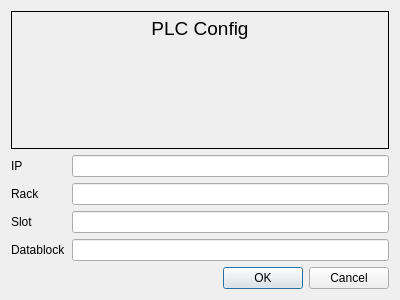
<?xml version="1.0" encoding="UTF-8"?>
<ui version="4.0">
 <class>Dialog</class>
 <widget class="QDialog" name="Dialog">
  <property name="geometry">
   <rect>
    <x>0</x>
    <y>0</y>
    <width>400</width>
    <height>300</height>
   </rect>
  </property>
  <property name="windowTitle">
   <string>Dialog</string>
  </property>
  <layout class="QVBoxLayout" name="verticalLayout">
   <item>
    <layout class="QGridLayout" name="gridLayout">
     <item row="0" column="0" colspan="2">
      <widget class="QLabel" name="label_4">
       <property name="font">
        <font>
         <pointsize>14</pointsize>
        </font>
       </property>
       <property name="frameShape">
        <enum>QFrame::Box</enum>
       </property>
       <property name="text">
        <string>PLC Config</string>
       </property>
       <property name="alignment">
        <set>Qt::AlignHCenter|Qt::AlignTop</set>
       </property>
       <property name="wordWrap">
        <bool>false</bool>
       </property>
      </widget>
     </item>
     <item row="1" column="1">
      <widget class="QLineEdit" name="lineEdit_IP"/>
     </item>
     <item row="2" column="1">
      <widget class="QLineEdit" name="lineEdit_Rack"/>
     </item>
     <item row="1" column="0">
      <widget class="QLabel" name="label">
       <property name="text">
        <string>IP</string>
       </property>
       <property name="buddy">
        <cstring>lineEdit_IP</cstring>
       </property>
      </widget>
     </item>
     <item row="3" column="1">
      <widget class="QLineEdit" name="lineEdit_Slot"/>
     </item>
     <item row="3" column="0">
      <widget class="QLabel" name="label_3">
       <property name="text">
        <string>Slot</string>
       </property>
       <property name="buddy">
        <cstring>lineEdit_Slot</cstring>
       </property>
      </widget>
     </item>
     <item row="2" column="0">
      <widget class="QLabel" name="label_2">
       <property name="text">
        <string>Rack</string>
       </property>
       <property name="buddy">
        <cstring>lineEdit_Rack</cstring>
       </property>
      </widget>
     </item>
     <item row="4" column="1">
      <widget class="QLineEdit" name="lineEdit_Datablock"/>
     </item>
     <item row="4" column="0">
      <widget class="QLabel" name="label_5">
       <property name="text">
        <string>Datablock</string>
       </property>
       <property name="buddy">
        <cstring>lineEdit_Datablock</cstring>
       </property>
      </widget>
     </item>
    </layout>
   </item>
   <item>
    <widget class="QDialogButtonBox" name="buttonBox">
     <property name="orientation">
      <enum>Qt::Horizontal</enum>
     </property>
     <property name="standardButtons">
      <set>QDialogButtonBox::Cancel|QDialogButtonBox::Ok</set>
     </property>
    </widget>
   </item>
  </layout>
 </widget>
 <resources/>
 <connections>
  <connection>
   <sender>buttonBox</sender>
   <signal>accepted()</signal>
   <receiver>Dialog</receiver>
   <slot>accept()</slot>
   <hints>
    <hint type="sourcelabel">
     <x>227</x>
     <y>282</y>
    </hint>
    <hint type="destinationlabel">
     <x>157</x>
     <y>274</y>
    </hint>
   </hints>
  </connection>
  <connection>
   <sender>buttonBox</sender>
   <signal>rejected()</signal>
   <receiver>Dialog</receiver>
   <slot>reject()</slot>
   <hints>
    <hint type="sourcelabel">
     <x>295</x>
     <y>288</y>
    </hint>
    <hint type="destinationlabel">
     <x>286</x>
     <y>274</y>
    </hint>
   </hints>
  </connection>
 </connections>
</ui>
